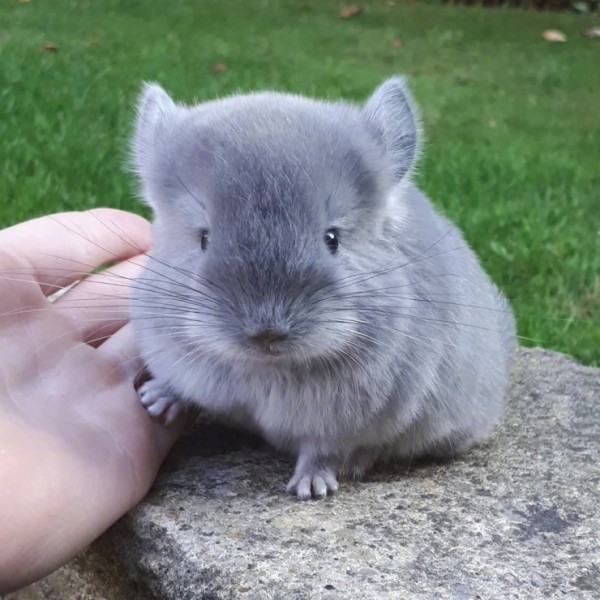
#> input picture coord_crop/image/chinchilla.jpg, 600 x 600 px, given as the content of the folder ./2, which was not available
$ python nukki_image_erase.py
#> lines starting #> are read from the running program, lines starting #| are printed output that depends on the picture; after the words box and inside, x2 and y2 are one past the last pixel; in counts of white or black regions, pixels touching at a corner belong together; pictures that were not available may be replaced by others from this repository, and a replacement may not be noted
#-*- coding: utf-8 -*-

import cv2
import numpy as np
import os
import copy

'''
보통
CANNY_THRESH_1 = 0
CANNY_THRESH_2 = 40

약하게
CANNY_THRESH_1 = 5
CANNY_THRESH_2 = 12~20

강하게
CANNY_THRESH_1 = 5
CANNY_THRESH_2 = 100


'''
#== Parameters =======================================================================
BLUR = 21
CANNY_THRESH_1 =4
CANNY_THRESH_2 = 5
MASK_DILATE_ITER = 10
MASK_ERODE_ITER = 10
MASK_COLOR = (0.0,0.0,1.0) # In BGR format

drawing = False # true if mouse is pressed
ix,iy = -1,-1
#== Processing =======================================================================

#-- Read image -----------------------------------------------------------------------
img_path = "./2"
save_root_path = "./"
barcodes_list = sorted(os.listdir(img_path))

def auto_canny(image, sigma=4.33):
	# compute the median of the single channel pixel intensities
	v = np.median(image)

	# apply automatic Canny edge detection using the computed median
	lower = int(max(0, (1.0 - sigma) * v))
	upper = int(min(255, (1.0 + sigma) * v))
	edged = cv2.Canny(image, lower, upper)

	print('lower: %d  upper: %d' % (lower, upper))

	# return the edged image
	return edged

def filecheck(path):
    if not os.path.exists(path):
        try:
            os.makedirs(path)
            print ('create' + path)
        except OSError as e:
            if e.errno != e.errno.EEXIST:
                raise


# mouse callback function
def draw_circle(event,x,y,flags,param):
    global ix,iy,drawing,mode, image_new
    cnt = 0

    if event == cv2.EVENT_LBUTTONDOWN:
        drawing = True
        ix,iy = x,y

    elif event == cv2.EVENT_MOUSEMOVE:
        if drawing == True:
            cv2.circle(img_a,(x,y),15,(0,200,0),-1)
            image_new = cv2.addWeighted(img_a*255, 1, img2, 0, 0)
    elif event == cv2.EVENT_LBUTTONUP:
        drawing = False

        cv2.circle(img_a,(x,y),15,(0,200,0),-1)
        image_new = cv2.addWeighted(img_a*255, 1, img2, 0, 0)


for barcode_list in barcodes_list:
    barcode_path = os.path.join(img_path,barcode_list)
    imgs_list = sorted(os.listdir(barcode_path))
    save_path = os.path.join(save_root_path, barcode_list)
    if os.path.exists(save_path):
        print(save_path + " exists")
        #continue
    filecheck(save_path)
    for img_list in imgs_list:
        img = cv2.imread(os.path.join(barcode_path,img_list))
#> img is the input picture: shape (600, 600, 3); mean B, G, R 131, 136.4, 126.2
        print(os.path.join(barcode_path,img_list))
        gray = cv2.cvtColor(img,cv2.COLOR_BGR2GRAY)

        #-- Edge detection -------------------------------------------------------------------
        edges = cv2.Canny(gray, CANNY_THRESH_1, CANNY_THRESH_2)
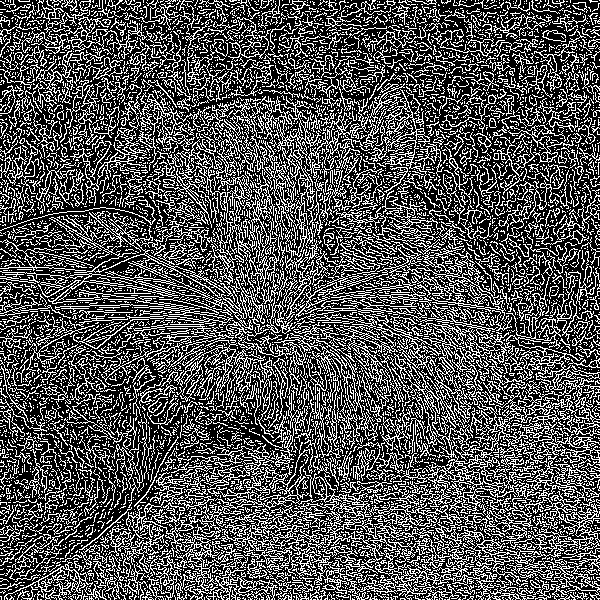
#> edges: shape (600, 600); 32.5% white in thin lines or dots
        #edges = auto_canny(gray)
        edges = cv2.dilate(edges, None)
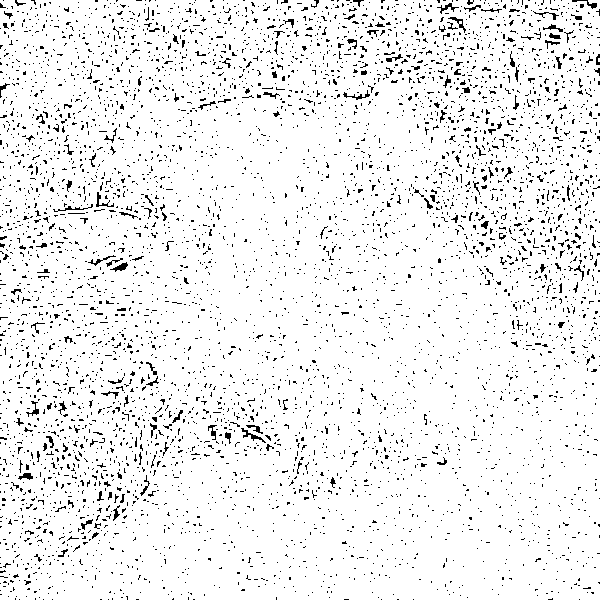
#> edges: shape (600, 600); 93.8% white; black in thin lines or dots
        edges = cv2.erode(edges, None)
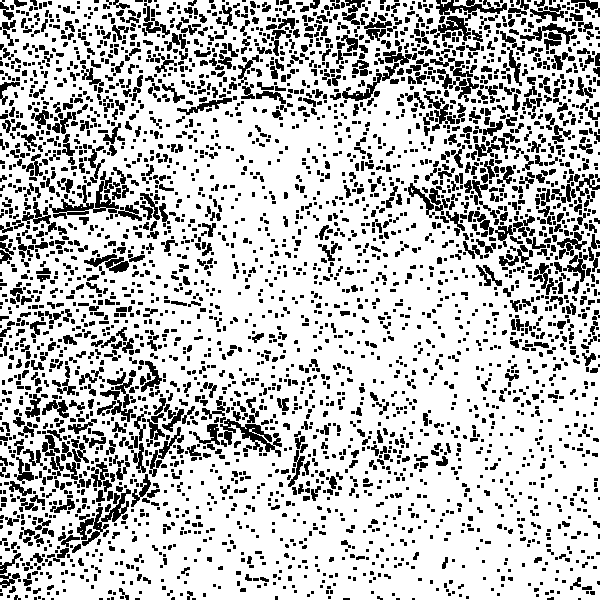
#> edges: shape (600, 600); 74.9% white; 3721 black regions (2520 under 20 px)


        #-- Find contours in edges, sort by area ---------------------------------------------
        contour_info = []
        contours,hierachy = cv2.findContours(edges, cv2.RETR_LIST, cv2.CHAIN_APPROX_NONE)
#> contours = 4138 contours, 2024 with area under 20; largest, box (x1, y1, x2, y2) and area: (0, 0, 600, 600) 354734, (219, 418, 276, 453) 677, (437, 15, 472, 42) 412, (100, 488, 132, 523) 376, (341, 72, 383, 102) 360
        # Previously, for a previous version of cv2, this line was:
        #  contours, _ = cv2.findContours(edges, cv2.RETR_LIST, cv2.CHAIN_APPROX_NONE)
        # Thanks to notes from commenters, I've updated the code but left this note
        for c in contours:
            contour_info.append((
                c,
                cv2.isContourConvex(c),
                cv2.contourArea(c),
            ))
#> after the loop, contour_info = 4138 items
        contour_info = sorted(contour_info, key=lambda c: c[2], reverse=True)
        max_contour = contour_info[0]
#> max_contour = 3 items, first 3: contour of 3705 points, box (x1, y1, x2, y2) (0, 0, 600, 600), area 354734, False, 354733.5

        #-- Create empty mask, draw filled polygon on it corresponding to largest contour ----
        # Mask is black, polygon is white
        mask = np.zeros(edges.shape)
        cv2.fillConvexPoly(mask, max_contour[0], (255))
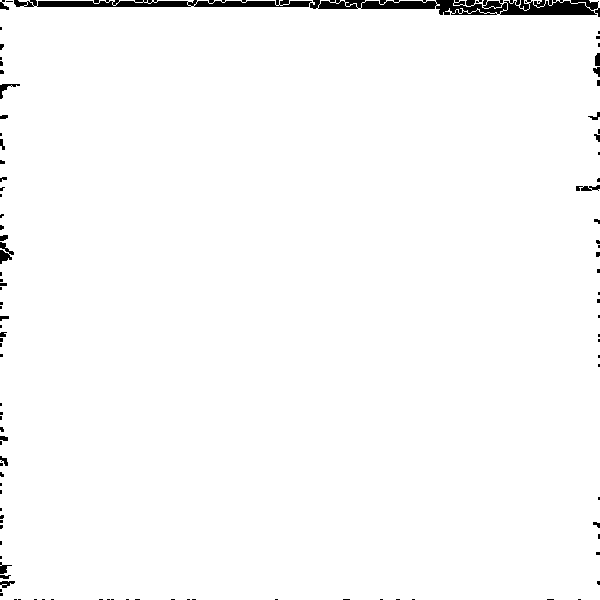
#> mask: shape (600, 600) float64; 98.2% white; 104 black regions (81 under 20 px), largest, box (x1, y1, x2, y2) and area: (14, 0, 600, 17) 4624, (0, 242, 14, 264) 161, (576, 185, 600, 191) 96

        #-- Smooth mask, then blur it --------------------------------------------------------
        mask = cv2.dilate(mask, None, iterations=MASK_DILATE_ITER)
#> mask: shape (600, 600) float64; every value is 255
        mask = cv2.erode(mask, None, iterations=MASK_ERODE_ITER)
        mask = cv2.GaussianBlur(mask, (BLUR, BLUR), 0)
#> mask: shape (600, 600) float64; every value is 255
        mask_stack = np.dstack([mask]*3)    # Create 3-channel alpha mask
#> mask_stack: shape (600, 600, 3) float64; every value is 255

        #-- Blend masked img into MASK_COLOR background --------------------------------------
        mask_stack  = mask_stack.astype('float32') / 255.0          # Use float matrices,
#> mask_stack: shape (600, 600, 3) float32; every value is 1
        img         = img.astype('float32') / 255.0                 #  for easy blending


        masked = (mask_stack * img) + ((1-mask_stack) * MASK_COLOR) # Blend
        masked = (masked * 255).astype('uint8')                     # Convert back to 8-bit
        # split image into channels
        c_red, c_green, c_blue = cv2.split(img)
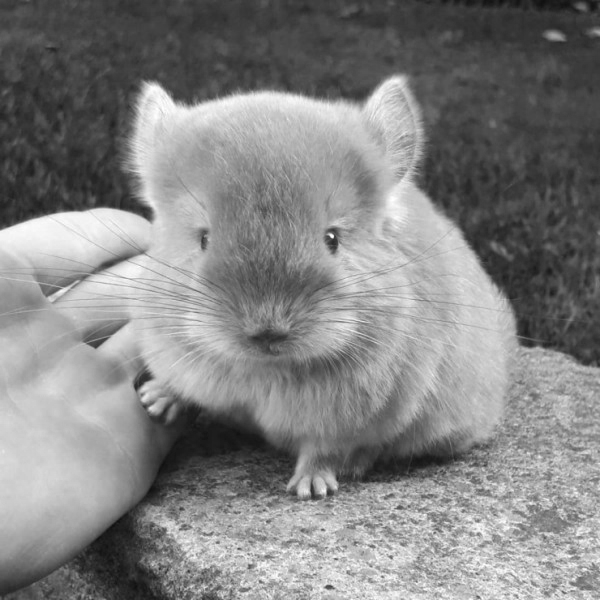
#> c_red: shape (600, 600) float32; min 0.0588, max 1, mean 0.514
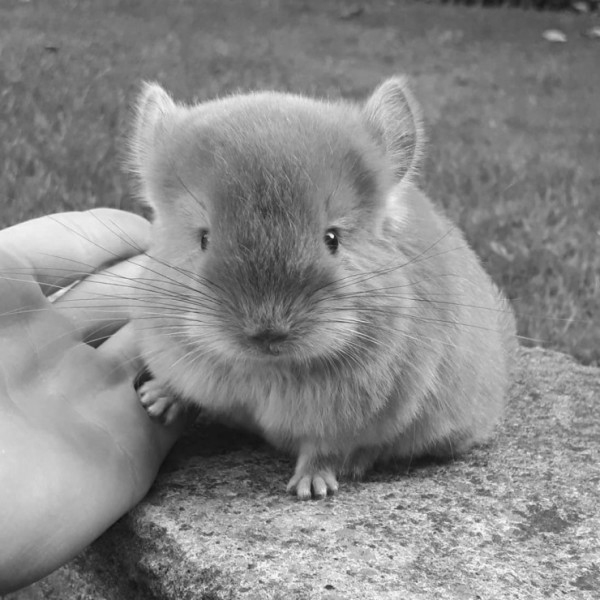
#> c_green: shape (600, 600) float32; min 0.0549, max 1, mean 0.535
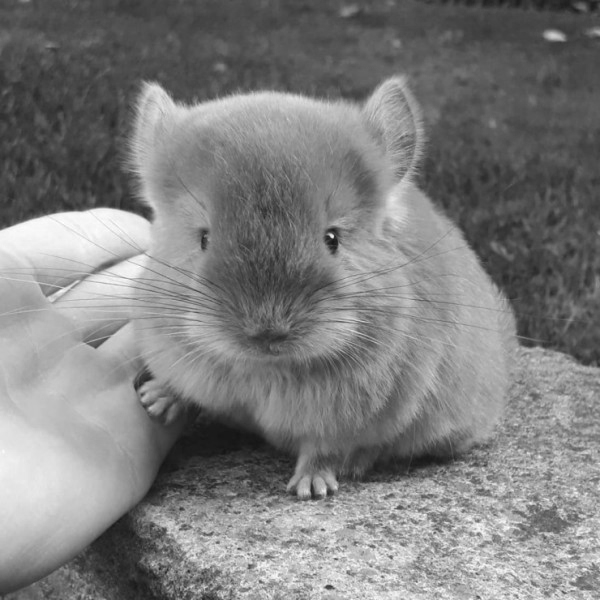
#> c_blue: shape (600, 600) float32; min 0.0784, max 1, mean 0.495

        for ma in range(len(mask)):
            for m in range(len(mask[ma])):
                if mask[ma,m] == 0:
                    c_red[ma,m] = 0
                    c_green[ma,m] = 0
                    c_blue[ma,m] = 0


        # merge with mask got on one of a previous steps
        img_a = cv2.merge((c_red, c_green, c_blue, mask.astype('float32') / 255.0))

        img2 = copy.deepcopy(img_a)

        cv2.namedWindow('image')
        cv2.setMouseCallback('image',draw_circle)

        while(1):
            cv2.imshow('image',img_a)
            k = cv2.waitKey(1) & 0xFF
#> (key Esc is pressed here)
            if k == 27:
                break


        cv2.destroyAllWindows()
#> (the run stopped early here; a loop or call above may not have finished)
